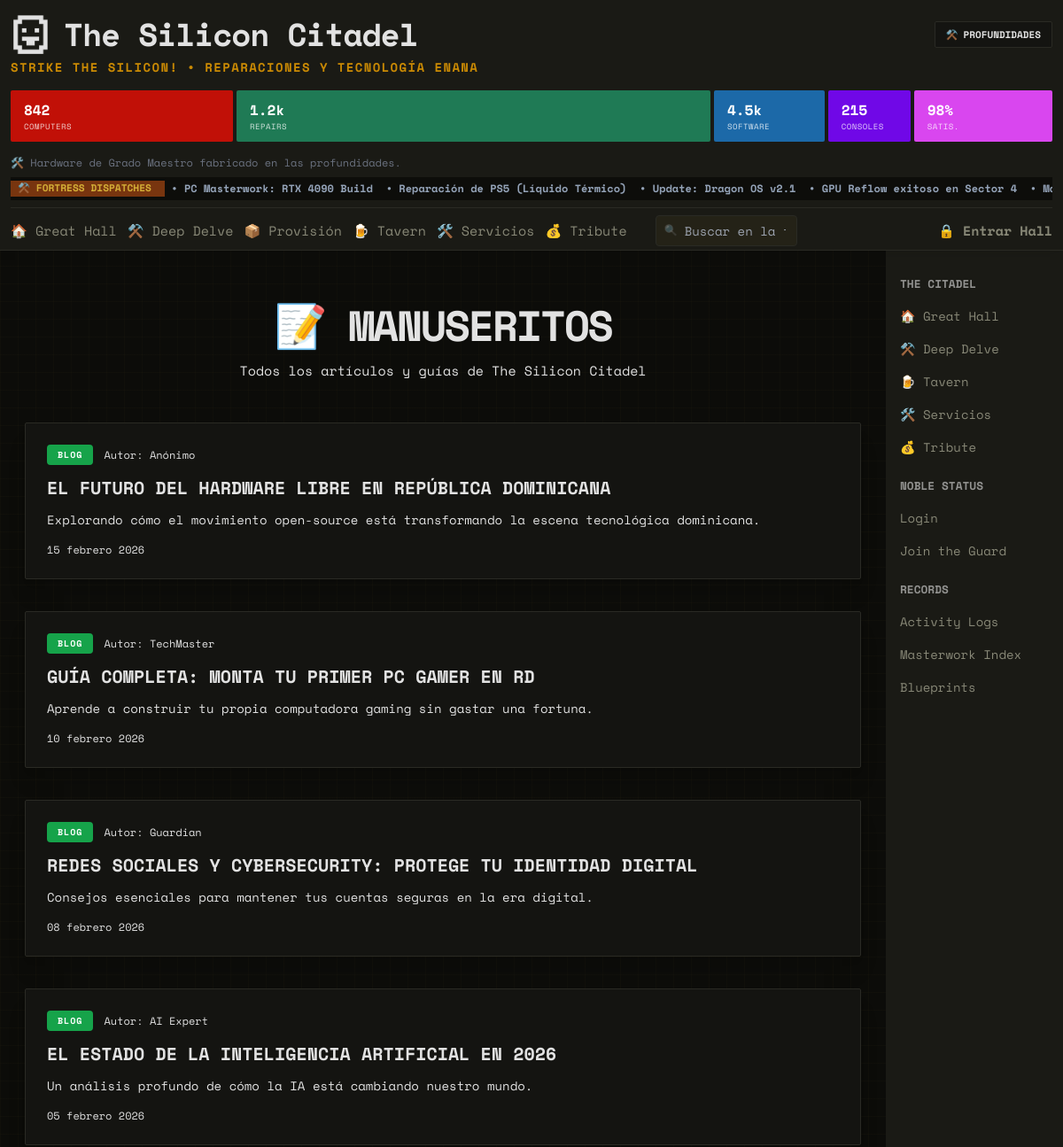
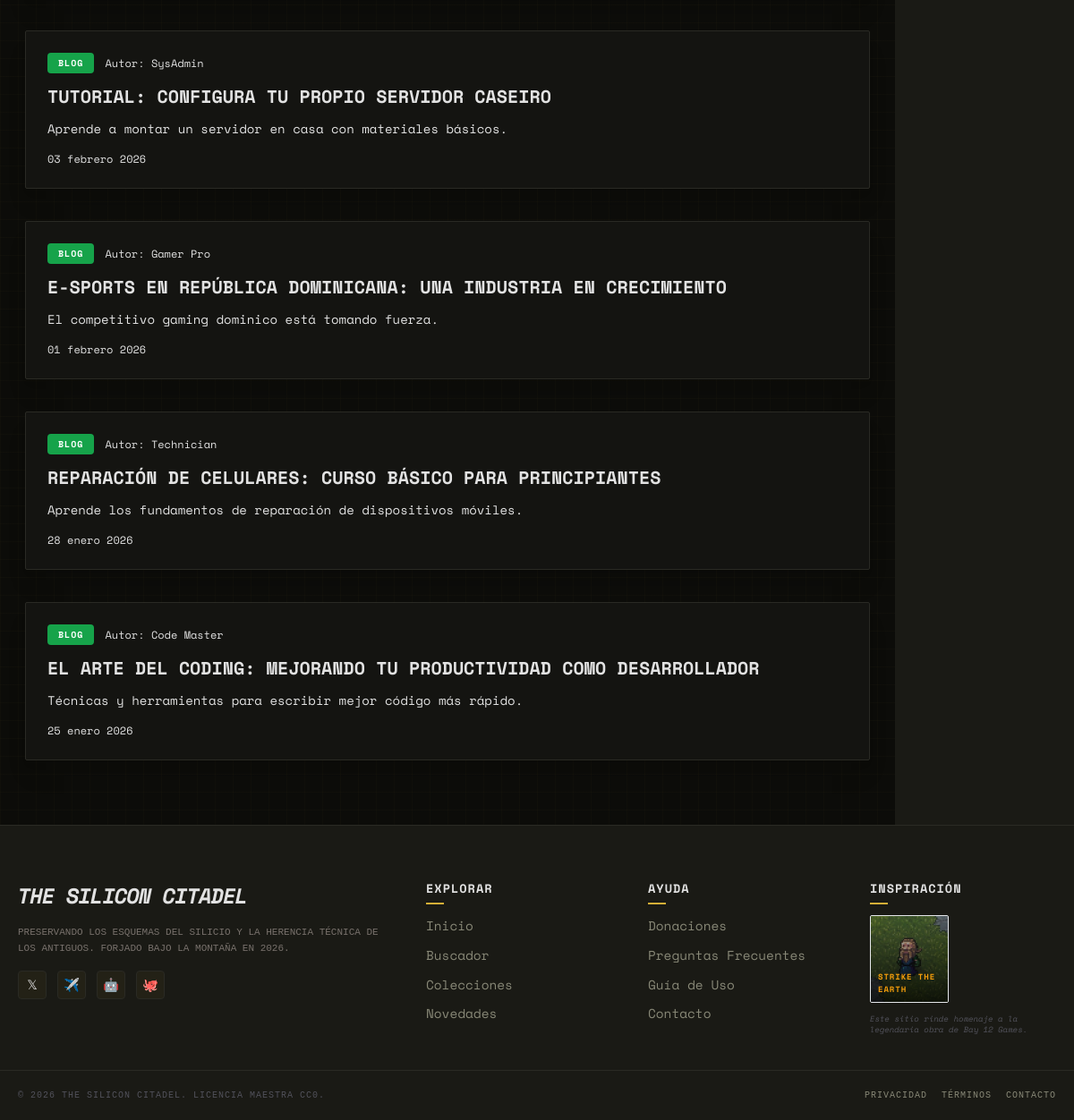
The app's page /blogs/ with its own data (2 pictures, top to bottom).
### core/models.py (models this page shows, shortened)
class BlogPost(models.Model):
    title = models.CharField(max_length=200)
    slug = models.SlugField(unique=True, blank=True)
    author = models.CharField(max_length=100, default="Admin")
    short_description = models.CharField(max_length=300, null=True, blank=True, help_text="Descripción corta para listas (máx 300 caracteres)")
    content = models.TextField()
    image = models.ImageField(upload_to="blog_thumbs/", null=True, blank=True)
    image_url = models.URLField(max_length=500, null=True, blank=True, help_text="URL de imagen externa")
    date = models.DateField()
    created_at = models.DateTimeField(auto_now_add=True)
    @property
    def get_description(self):
        return self.short_description if self.short_description else self.content
    class Meta:
        verbose_name = "Entrada de Blog"
        verbose_name_plural = "Entradas de Blog"

### core/views.py (the view)
# urls.py: path("blogs/", views.blogs, name="blogs"),                            # Todos los blogs
def blogs(request):
    from django.core.paginator import Paginator
    blog_list = BlogPost.objects.all().order_by("-date")
    paginator = Paginator(blog_list, 10)
    page_number = request.GET.get("page")
    blog_page = paginator.get_page(page_number)
    return render(request, "blogs.html", {
        "blogs": blog_page,
        "page_obj": blog_page,
    })

### templates/blogs.html (shortened to what this page needs)
{% extends "layout.html" %}
{% load static %}
{% block body %}
<div class="max-w-5xl mx-auto py-12 px-4">
    <div class="text-center mb-12">
        <h1 class="text-4xl md:text-5xl font-black text-main uppercase tracking-tighter mb-4">
            📝 Manuseritos
        </h1>
        <p class="text-muted">Todos los artículos y guías de The Silicon Citadel</p>
    </div>
    <div class="grid gap-6">
        {% for post in blogs %}
        <a href="{% url 'blog_detail' post.slug %}" class="block card p-0 border-border-color shadow-xl overflow-hidden transition-all hover:border-green-500 hover:shadow-2xl hover:translate-x-1" style="background-color: var(--card-bg);">
            <article class="flex flex-col md:flex-row">
                <div class="flex-1 p-6">
                    <div class="flex items-center gap-3 mb-3">
                        <span class="px-3 py-1 bg-green-600 text-white text-[10px] font-black uppercase tracking-widest rounded">
                            Blog
                        </span>
                        <span class="text-xs text-muted">Autor: {{ post.author }}</span>
                    </div>
                    <h2 class="text-xl font-black text-main uppercase mb-3 hover:text-green-500 transition-colors">
                        {{ post.title }}
                    </h2>
                    <p class="text-sm text-muted mb-4 line-clamp-2">{{ post.get_description|truncatewords:30 }}</p>
                    <div class="flex justify-between items-center">
                        <span class="text-xs text-muted">{{ post.date|date:"d F Y" }}</span>
                    </div>
                </div>
            </article>
        </a>
        {% empty %}
        <div class="text-center py-16 card border-border-color" style="background-color: var(--card-bg);">
            <div class="text-6xl mb-4">📝</div>
            <p class="text-muted">No hay artículos aún.</p>
        </div>
        {% endfor %}
    </div>
</div>
{% endblock %}

### templates/layout.html (shortened to what this page needs)
{% load static %}
<!DOCTYPE html>
<html lang="es">
<head>
    <script src="https://cdn.tailwindcss.com"></script>
    <link rel="stylesheet" href="{% static 'css/style.css' %}">
</head>
<body class="bg-bg-color text-main">
    <div class="header" role="navigation">
        <div class="header-inner">
            <div class="header-inner-top">
                <a href="/" class="no-underline">
                    <div class="logo-box">
                        <div class="pixel-chip"></div>
                        <h1 class="text-white">The Silicon Citadel</h1>
                    </div>
                </a>
                <div class="flex gap-2 items-center">
                    <button id="theme-toggle" class="theme-toggle" aria-label="Cambiar entre modo claro y oscuro">
                        <span id="theme-toggle-icon" aria-hidden="true">⚒️</span>
                        <span id="theme-toggle-text">PROFUNDIDADES</span>
                    </button>
                </div>
            </div>
            <div class="text-sm font-bold uppercase tracking-widest text-yellow-600">
                Strike the Silicon! • Reparaciones y Tecnología Enana
            </div>
            <div class="stats-bar">
                <a href="#" class="stat-item stat-books" style="flex: 35;">
                    <span class="val">842</span> <span class="label">Computers</span>
                </a>
                <a href="#" class="stat-item stat-papers" style="flex: 80;">
                    <span class="val">1.2k</span> <span class="label">Repairs</span>
                </a>
                <a href="#" class="stat-item stat-comics" style="flex: 15;">
                    <span class="val">4.5k</span> <span class="label">Software</span>
                </a>
                <a href="#" class="stat-item stat-magazines" style="flex: 10;">
                    <span class="val">215</span> <span class="label">Consoles</span>
                </a>
                <a href="#" class="stat-item stat-software" style="flex: 20;">
                    <span class="val">98%</span> <span class="label">Satis.</span>
                </a>
            </div>
            <div class="text-xs mt-1 text-gray-500">🛠️ Hardware de Grado Maestro fabricado en las profundidades.</div>
            <div class="recent-downloads">
                <div class="recent-downloads-label" style="background: #78350f !important;">⚒️ FORTRESS DISPATCHES</div>
                <div class="recent-downloads-scroll font-bold">
                    <span>&nbsp;•&nbsp;</span><a href="#">PC Masterwork: RTX 4090 Build</a>
                    <span>&nbsp;•&nbsp;</span><a href="#">Reparación de PS5 (Líquido Térmico)</a>
                    <span>&nbsp;•&nbsp;</span><a href="#">Update: Dragon OS v2.1</a>
                    <span>&nbsp;•&nbsp;</span><a href="#">GPU Reflow exitoso en Sector 4</a>
                    <span>&nbsp;•&nbsp;</span><a href="#">Mastering the Anvil: CPU Delid</a>
                </div>
            </div>
            <div class="header-bar mt-2">
                <div class="header-links">
                    <a href="{% url 'index' %}" class="{% if request.resolver_match.url_name == 'index' %}header-link-active{% endif %}">🏠 Great Hall</a>
                    <a href="{% url 'vault' %}" class="{% if request.resolver_match.url_name == 'vault' %}header-link-active{% endif %}">⚒️ Deep Delve</a>
                    <a href="{% url 'categories' %}" class="{% if request.resolver_match.url_name == 'categories' %}header-link-active{% endif %}">📦 Provisión</a>
                    <a href="{% url 'connect' %}" class="{% if request.resolver_match.url_name == 'connect' %}header-link-active{% endif %}">🍺 Tavern</a>
                    <a href="{% url 'servicios' %}" class="{% if request.resolver_match.url_name == 'servicios' %}header-link-active{% endif %}">🛠️ Servicios</a>
                    <a href="{% url 'donate' %}" class="{% if request.resolver_match.url_name == 'donate' %}header-link-active{% endif %}">💰 Tribute</a>
                    <div class="header-search-container hidden md:flex">
                        <form action="{% url 'search_results' %}" method="get" class="flex items-center">
                            <input name="q" type="text" placeholder="Buscar en la fortaleza..." class="header-search-input">
                            <span class="header-search-icon">🔍</span>
                        </form>
                    </div>
                </div>
                <div class="hidden sm:flex ml-auto">
                    {% if user.is_authenticated %}
                        <a href="{% url 'profile' %}" class="header-utility-link">👤 Noble {{ user.username }}</a>
                    {% else %}
                        <a href="{% url 'login' %}" class="header-utility-link">🔒 Entrar Hall</a>
                    {% endif %}
                </div>
            </div>
        </div>
    </div>
    <main class="main">
        <div class="main-inner">
            {% block body %}{% endblock %}
        </div>
        <div class="main-menu hidden sm:block">
            <div class="sidebar-title">The Citadel</div>
            <a href="{% url 'index' %}" class="sidebar-link {% if request.resolver_match.url_name == 'index' %}active{% endif %}">🏠 Great Hall</a>
            <a href="{% url 'vault' %}" class="sidebar-link {% if request.resolver_match.url_name == 'vault' %}active{% endif %}">⚒️ Deep Delve</a>
            <a href="{% url 'connect' %}" class="sidebar-link {% if request.resolver_match.url_name == 'connect' %}active{% endif %}">🍺 Tavern</a>
            <a href="{% url 'servicios' %}" class="sidebar-link {% if request.resolver_match.url_name == 'servicios' %}active{% endif %}">🛠️ Servicios</a>
            <a href="{% url 'donate' %}" class="sidebar-link {% if request.resolver_match.url_name == 'donate' %}active{% endif %}">💰 Tribute</a>
            <div class="sidebar-title">Noble Status</div>
            {% if user.is_authenticated %}
                <a href="{% url 'profile' %}" class="sidebar-link">My Noble Page</a>
                <a href="{% url 'logout' %}" class="sidebar-link">Leave the Hall</a>
            {% else %}
                <a href="{% url 'login' %}" class="sidebar-link">Login</a>
                <a href="{% url 'register' %}" class="sidebar-link">Join the Guard</a>
            {% endif %}
            <div class="sidebar-title">Records</div>
            <a href="#" class="sidebar-link">Activity Logs</a>
            <a href="{% url 'vault' %}" class="sidebar-link">Masterwork Index</a>
            <a href="#" class="sidebar-link">Blueprints</a>
        </div>
    </main>
    <footer class="footer">
        <div class="footer-inner">
            <div class="footer-brand">
                <div class="footer-logo italic uppercase tracking-tighter">The Silicon Citadel</div>
                <p class="text-[11px] text-stone-500 font-mono uppercase leading-relaxed">
                    Preservando los esquemas del silicio y la herencia técnica de los antiguos. Forjado bajo la montaña en 2026.
                </p>
                <div class="footer-social">
                    <a href="#" title="Twitter" class="hover:text-amber-500 transition-colors">𝕏</a>
                    <a href="#" title="Telegram" class="hover:text-amber-500 transition-colors">✈️</a>
                    <a href="#" title="Reddit" class="hover:text-amber-500 transition-colors">🤖</a>
                    <a href="#" title="GitHub" class="hover:text-amber-500 transition-colors">🐙</a>
                </div>
            </div>
            <div class="footer-column">
                <h4>Explorar</h4>
                <ul class="footer-links">
                    <li><a href="/">Inicio</a></li>
                    <li><a href="/search">Buscador</a></li>
                    <li><a href="#">Colecciones</a></li>
                    <li><a href="#">Novedades</a></li>
                </ul>
            </div>
            <div class="footer-column">
                <h4>Ayuda</h4>
                <ul class="footer-links">
                    <li><a href="#">Donaciones</a></li>
                    <li><a href="#">Preguntas Frecuentes</a></li>
                    <li><a href="#">Guía de Uso</a></li>
                    <li><a href="#">Contacto</a></li>
                </ul>
            </div>
            <div class="footer-column flex flex-col items-center md:items-start">
                <h4 class="mb-4">Inspiración</h4>
                <a href="{% url 'tribute' %}" class="group block relative overflow-hidden rounded-sm border border-border-color/30 hover:border-amber-600/50 transition-all">
                    <img src="{% static 'dwarf_fortress.jpg' %}" alt="Dwarf Fortress Tribute" class="w-full h-24 object-cover opacity-80 group-hover:opacity-100 group-hover:scale-110 transition-all duration-700">
                    <div class="absolute inset-0 bg-gradient-to-t from-black/80 to-transparent flex items-end p-2">
                        <span class="text-[9px] font-black text-amber-500 uppercase tracking-widest">Strike the Earth</span>
                    </div>
                </a>
                <p class="text-[9px] text-zinc-600 mt-3 italic leading-tight text-center md:text-left">
                    Este sitio rinde homenaje a la legendaria obra de Bay 12 Games.
                </p>
            </div>
        </div>
        <div class="footer-bottom text-[10px] font-mono text-zinc-600 uppercase tracking-widest">
            <div>© 2026 THE SILICON CITADEL. LICENCIA MAESTRA CC0.</div>
            <div class="flex gap-4">
                <a href="{% url 'privacidad' %}" class="footer-bottom-link">Privacidad</a>
                <a href="{% url 'terminos' %}" class="footer-bottom-link">Términos</a>
                <a href="{% url 'contacto' %}" class="footer-bottom-link">Contacto</a>
            </div>
        </div>
    </footer>
</body>
</html>

### records on screen
BlogPost: author "Anónimo", title "EL FUTURO DEL HARDWARE LIBRE EN REPÚBLICA DOMINICANA", get_description "Explorando cómo el movimiento open-source está transformando la escena tecnológica dominicana.", date "15 febrero 2026"
BlogPost: author "TechMaster", title "GUÍA COMPLETA: MONTA TU PRIMER PC GAMER EN RD", get_description "Aprende a construir tu propia computadora gaming sin gastar una fortuna.", date "10 febrero 2026"
BlogPost: author "Guardian", title "REDES SOCIALES Y CYBERSECURITY: PROTEGE TU IDENTIDAD DIGITAL", get_description "Consejos esenciales para mantener tus cuentas seguras en la era digital.", date "08 febrero 2026"
BlogPost: author "AI Expert", title "EL ESTADO DE LA INTELIGENCIA ARTIFICIAL EN 2026", get_description "Un análisis profundo de cómo la IA está cambiando nuestro mundo.", date "05 febrero 2026"
BlogPost: author "SysAdmin", title "TUTORIAL: CONFIGURA TU PROPIO SERVIDOR CASEIRO", get_description "Aprende a montar un servidor en casa con materiales básicos.", date "03 febrero 2026"
BlogPost: author "Gamer Pro", title "E-SPORTS EN REPÚBLICA DOMINICANA: UNA INDUSTRIA EN CRECIMIENTO", get_description "El competitivo gaming dominico está tomando fuerza.", date "01 febrero 2026"
BlogPost: author "Technician", title "REPARACIÓN DE CELULARES: CURSO BÁSICO PARA PRINCIPIANTES", get_description "Aprende los fundamentos de reparación de dispositivos móviles.", date "28 enero 2026"
BlogPost: author "Code Master", title "EL ARTE DEL CODING: MEJORANDO TU PRODUCTIVIDAD COMO DESARROLLADOR", get_description "Técnicas y herramientas para escribir mejor código más rápido.", date "25 enero 2026"
